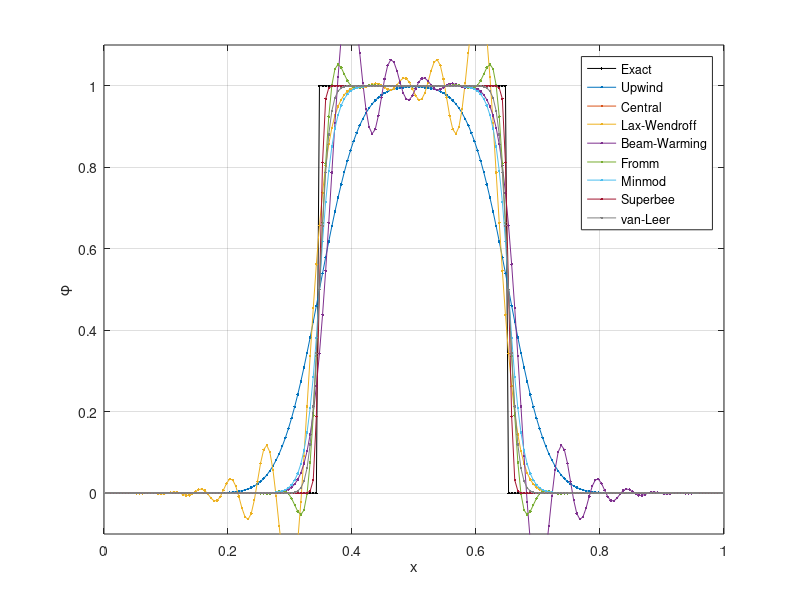
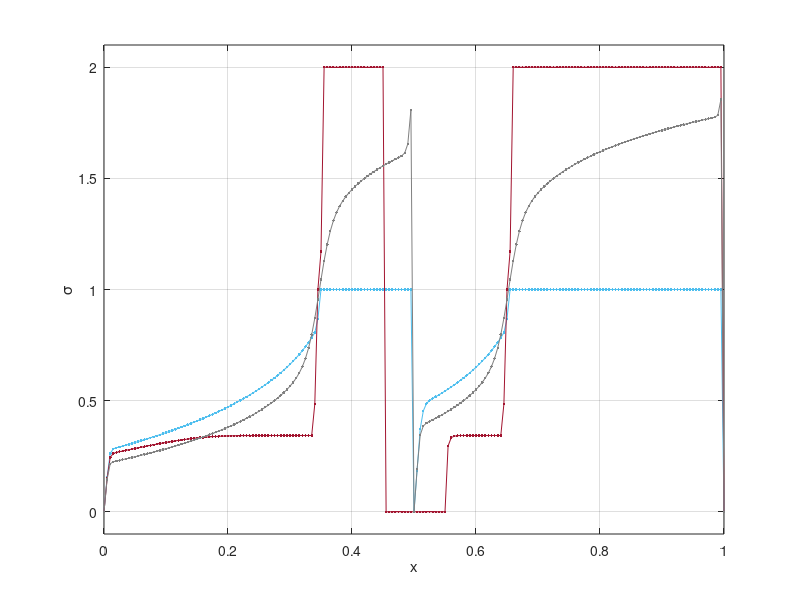

Here is the MATLAB script that generated these plots, in order:
%   run_tvd
%                               
%   A script to investigate TVD methods for 4A2 course
%
%   Written by James Taylor                
%   September 2023

% Clear the workspace
clear; close all; clc;

% Setup the case geometry
ni = 200; nt = 401;
L = 1; cfl = 0.5; x_node = linspace(0,L,ni+1)'; x_cell = 0.5 * (x_node(1:end-1) + x_node(2:end));
a = 1; dx = L / ni; dt = dx * cfl / a;

% Indices to reference fluxes to cell values
ip1 = [2:ni 1:2]; i = [1:ni 1]; im1 = [ni 1:ni]; im2 = [ni-1:ni 1:ni-1];

% Create figure windows
cols = [lines(7) ; 0.5 0.5 0.5];
figure(); ax.phi = axes; hold on; grid on; box on; xlabel('x'); ylabel('\phi'); axis([0 L -0.1 1.1]);
figure(); ax.lmter = axes; hold on; grid on; box on; xlabel('x'); ylabel('\sigma'); axis([0 L -0.1 2.1]);

% Initial condition with step function
phi = zeros(ni,1); phi(70:130) = 1; phi_exact = phi;

% Initial condition with sine pulse
% phi = zeros(ni,1); phi(70:130) = 0.5 * (1-cos(linspace(0,2*pi,61))); phi_exact = phi;

% Plot the exact solution one period later
plot(ax.phi,x_cell,phi_exact,'k.-')

% Loop over all methods 
varnames = {'Upwind' 'Central' 'Lax-Wendroff' 'Beam-Warming' 'Fromm' 'Minmod' 'Superbee' 'van-Leer'};
for v = 1:length(varnames)
    
    % Time march
    phi = phi_exact;
    for n = 1:nt
        
        % Ratio of successive gradients
        r = (phi(im1) - phi(im2)) ./ (phi(i) - phi(im1)); 
        r(isnan(r)) = 0;
        
        % Define fluxes for each method
        if strcmp(varnames{v},'Upwind') == 1
            f = phi(im1);
        elseif strcmp(varnames{v},'Central') == 1
            f = 0.5 * (phi(im1) + phi(i));
        elseif strcmp(varnames{v},'Lax-Wendroff') == 1
            f = phi(im1) + 0.5 * (1 - a * dt / dx) * (phi(i) - phi(im1));
        elseif strcmp(varnames{v},'Beam-Warming') == 1
            f = phi(im1) + 0.5 * (1 - a * dt / dx) * (phi(im1) - phi(im2));
        elseif strcmp(varnames{v},'Fromm') == 1
            f = phi(im1) + 0.25 * (1 - a * dt / dx) * (phi(i) - phi(im2));
        elseif strcmp(varnames{v},'Minmod') == 1
            sig = max(0,min(1,r));
            f = phi(im1) + 0.5 * (1 - a * dt / dx) * sig .* (phi(i) - phi(im1));
        elseif strcmp(varnames{v},'Superbee') == 1
            sig = max(0,max(min(2*r,1),min(r,2)));
            f = phi(im1) + 0.5 * (1 - a * dt / dx) * sig .* (phi(i) - phi(im1));
        elseif strcmp(varnames{v},'van-Leer') == 1
            r(isnan(r)) = 0; r(isinf(r)) = 0;
            sig = (r + abs(r)) ./ (1 + abs(r));
            f = phi(im1) + 0.5 * (1 - a * dt / dx) * sig .* (phi(i) - phi(im1));
        end

        % Sum the fluxes to calculate cell changes
        phi = phi + a * dt * (f(1:end-1) - f(2:end)) / dx;
        
    end
    
    % Plot the result after one period
    plot(ax.phi,x_cell,phi,'.-','color',cols(v,:)) 
    if v > 5; plot(ax.lmter,x_node,sig,'.-','color',cols(v,:)); end;
    
end

% Add the legend
legend(ax.phi,['Exact' varnames])
